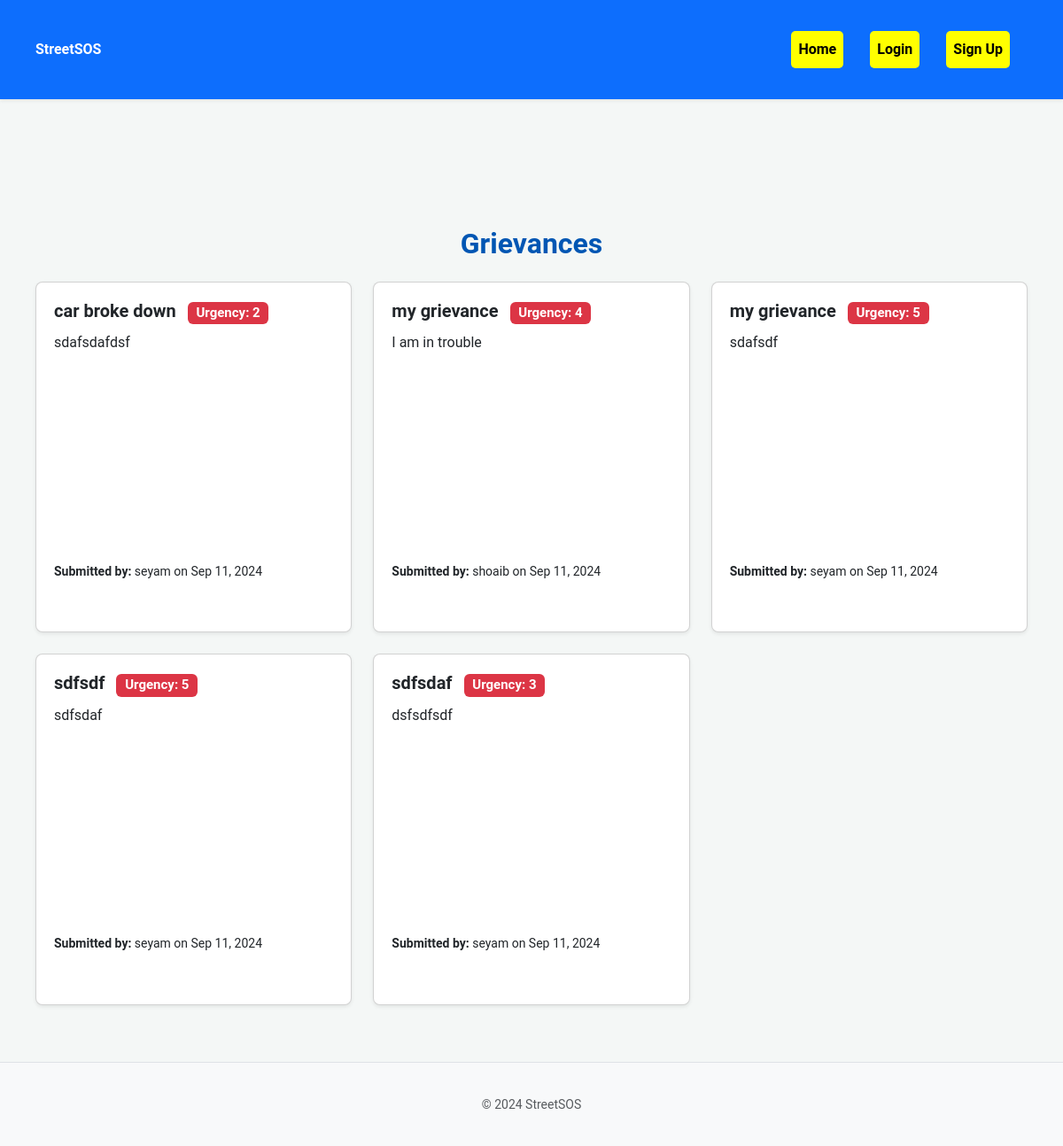
The page / on the database its author committed.
### grievance/models.py (models this page shows, shortened)
class Grievance(models.Model):
    user_profile = models.ForeignKey(UserProfile, on_delete=models.CASCADE, related_name='grievances')
    title = models.CharField(max_length=255)
    description = models.TextField()
    urgency = models.IntegerField(choices=[(i, str(i)) for i in range(1, 6)])  # Urgency from 1 to 5
    latitude = models.DecimalField(max_digits=40, decimal_places=20)
    longitude = models.DecimalField(max_digits=40, decimal_places=20)
    created_at = models.DateTimeField(auto_now_add=True)

### users/models.py (models this page shows, shortened)
class UserProfile(models.Model):
    user = models.OneToOneField(User, on_delete=models.CASCADE)
    bio = models.TextField(blank=True)
    profile_picture = models.ImageField(upload_to='profile_pictures/', blank=True, null=True)
    karma = models.IntegerField(default=0)  # Ensure this is correctly defined

### grievance/views.py (the view)
# urls.py: path('', GrievanceListView.as_view(), name='grievance-list'),
class GrievanceListView(ListView):
    model = Grievance
    template_name = 'grievances/grievance_list.html'
    context_object_name = 'grievances'
    paginate_by = 10
    def get_queryset(self):
        return Grievance.objects.all().order_by('-created_at')
    def get_context_data(self, **kwargs):
        context = super().get_context_data(**kwargs)
        if self.request.user.is_authenticated:
            user_profile = self.request.user.userprofile
            saved_grievances = UserGrievance.objects.filter(user=user_profile).values_list('grievance_id', flat=True)
            context['saved_grievance_ids'] = list(saved_grievances)
        return context

### grievance/context_processors.py (called while the page is built)
def google_maps_api_key(request):
    return {
        'GOOGLE_MAPS_API_KEY': settings.GOOGLE_MAPS_API_KEY
    }

### grievance/templates/grievances/grievance_list.html (shortened to what this page needs)
{% extends 'base.html' %}
{% block content %}
<div class="container mt-4">
    <h2 class="mb-4 text-center">Grievances</h2>
    <div class="row">
        {% for grievance in grievances %}
        <div class="col-md-6 col-lg-4 mb-4">
            <a href="{% url 'grievance-detail' grievance.id %}" class="text-decoration-none text-dark">
                <div class="card h-100 shadow-sm">
                    <div class="card-body">
                        <h5 class="card-title">{{ grievance.title }}
                            <span class="badge bg-danger ms-2">Urgency: {{ grievance.urgency }}</span>
                        </h5>
                        <p class="card-text">{{ grievance.description|truncatewords:15 }}</p>
                        <div id="map-{{ forloop.counter }}" style="height: 200px;" class="rounded mb-3"></div>
                        <p><small><strong>Submitted by:</strong> {{ grievance.user_profile.user.username }} on {{ grievance.created_at|date:"M d, Y" }}</small></p>
                    </div>
                </div>
            </a>
        </div>
        {% endfor %}
    </div>
</div>
{% endblock %}

### static/css/style.css (style rules this page uses)
body { font-family: 'Roboto', sans-serif; background-color: #f4f7f6; color: #333; margin: 0; padding: 0; line-height: 1.6; transition: background-color 0.5s ease-in-out; }
.container { max-width: 1200px; margin: 0 auto; padding: 20px; }
h1, h2, h3, h4, h5, h6 { font-weight: 600; color: #0056b3; }
a { color: #0056b3; text-decoration: none; transition: color 0.3s ease-in-out; }
.card { background-color: #fff; border-radius: 8px; box-shadow: 0 4px 10px rgba(0, 0, 0, 0.1); margin-bottom: 20px; transform: translateY(0); transition: box-shadow 0.3s ease-in-out, transform 0.3s ease-in-out; }
.card-body { padding: 20px; }

### grievance/templates/grievances/grievance_list.html (style rules this page uses)
.card { transition: transform 0.3s ease, box-shadow 0.3s ease; }

### rows shown on the page
Grievance: title "car broke down", urgency "2", description "sdafsdafdsf", user_profile.user.username "seyam", created_at "Sep 11, 2024"
Grievance: title "my grievance", urgency "4", description "I am in trouble", user_profile.user.username "shoaib", created_at "Sep 11, 2024"
Grievance: title "my grievance", urgency "5", description "sdafsdf", user_profile.user.username "seyam", created_at "Sep 11, 2024"
Grievance: title "sdfsdf", urgency "5", description "sdfsdaf", user_profile.user.username "seyam", created_at "Sep 11, 2024"
Grievance: title "sdfsdaf", urgency "3", description "dsfsdfsdf", user_profile.user.username "seyam", created_at "Sep 11, 2024"
